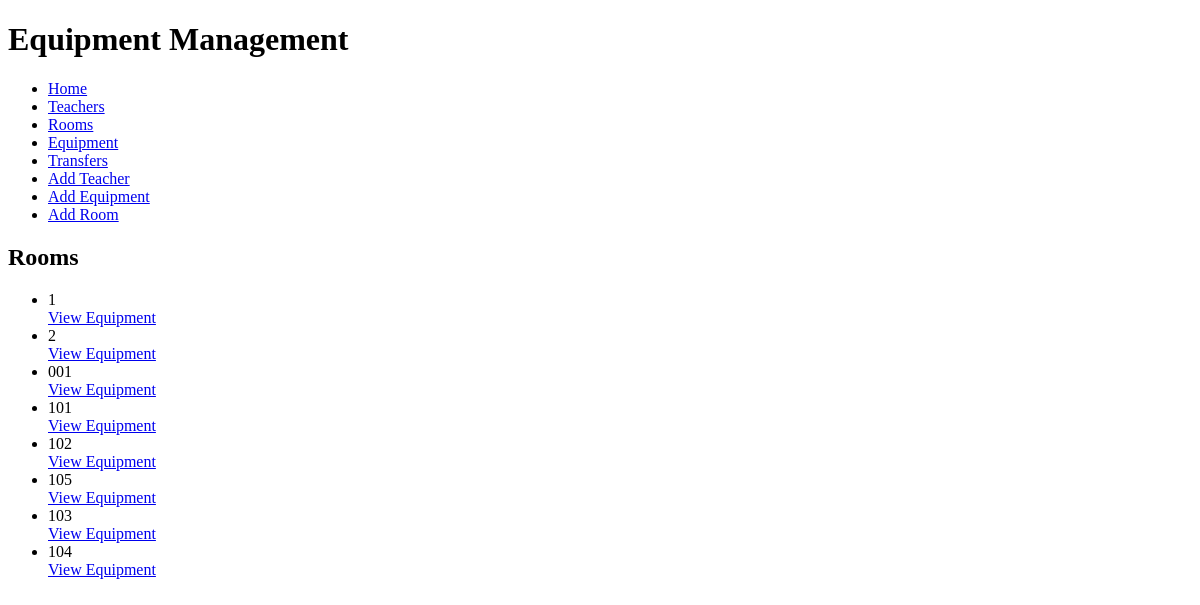
The app's page /rooms/, older data.
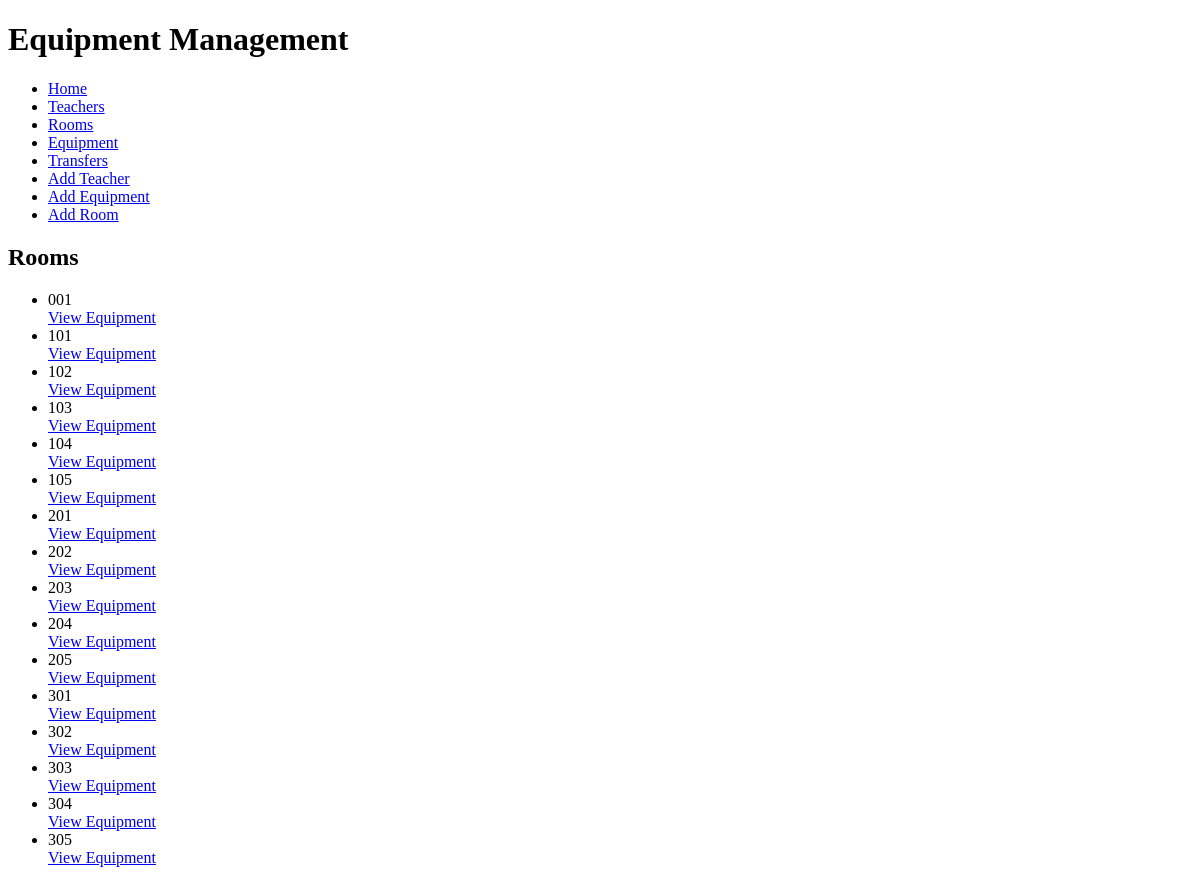
The same page, newer data.
### equipment_app/models.py (models this page shows, shortened)
class Room(models.Model):
    room_number = models.CharField(max_length=10)

### equipment_app/views.py (the view)
# urls.py: path('rooms/', views.rooms, name='rooms'),
def rooms(request):
    rooms = Room.objects.all()
    return render(request, 'rooms.html', {'rooms': rooms})

### equipment_app/templates/rooms.html
{% extends "base_generic.html" %}
{% block content %}
    <h2>Rooms</h2>
    <ul>
        {% for room in rooms %}
            <li>{{ room.room_number }}</li>
            <a href="{% url 'equipment_in_room' room.id %}">View Equipment</a>
        {% empty %}
            <li>No rooms yet.</li>
        {% endfor %}
    </ul>
{% endblock %}

### equipment_app/templates/base_generic.html (shortened to what this page needs)
<!DOCTYPE html>
<html>
<head>
</head>
<body>
    <h1>Equipment Management</h1>
    <nav>
        <ul>
            <li><a href="{% url 'index' %}">Home</a></li>
            <li><a href="{% url 'teachers' %}">Teachers</a></li>
            <li><a href="{% url 'rooms' %}">Rooms</a></li>
            <li><a href="{% url 'equipment' %}">Equipment</a></li>
            <li><a href="{% url 'transfers' %}">Transfers</a></li>
            <li><a href="{% url 'add_teacher' %}">Add Teacher</a></li>
            <li><a href="{% url 'add_equipment' %}">Add Equipment</a></li>
            <li><a href="{% url 'add_room' %}">Add Room</a></li>
        </ul>
    </nav>
    {% block content %}{% endblock %}
</body>
</html>

Row changes from the older to the newer data that the page shows:
changed Room (number 1 of 16 on the later page): room_number "1" → "001"
changed Room (number 2 of 16 on the later page): room_number "2" → "101"
changed Room (number 3 of 16 on the later page): room_number "001" → "102"
changed Room (number 4 of 16 on the later page): room_number "101" → "103"
changed Room (number 5 of 16 on the later page): room_number "102" → "104"
changed Room (number 7 of 16 on the later page): room_number "103" → "201"
changed Room (number 8 of 16 on the later page): room_number "104" → "202"
added Room: room_number "203"
added Room: room_number "204"
added Room: room_number "205"
added Room: room_number "301"
added Room: room_number "302"
added Room: room_number "303"
added Room: room_number "304"
added Room: room_number "305"
